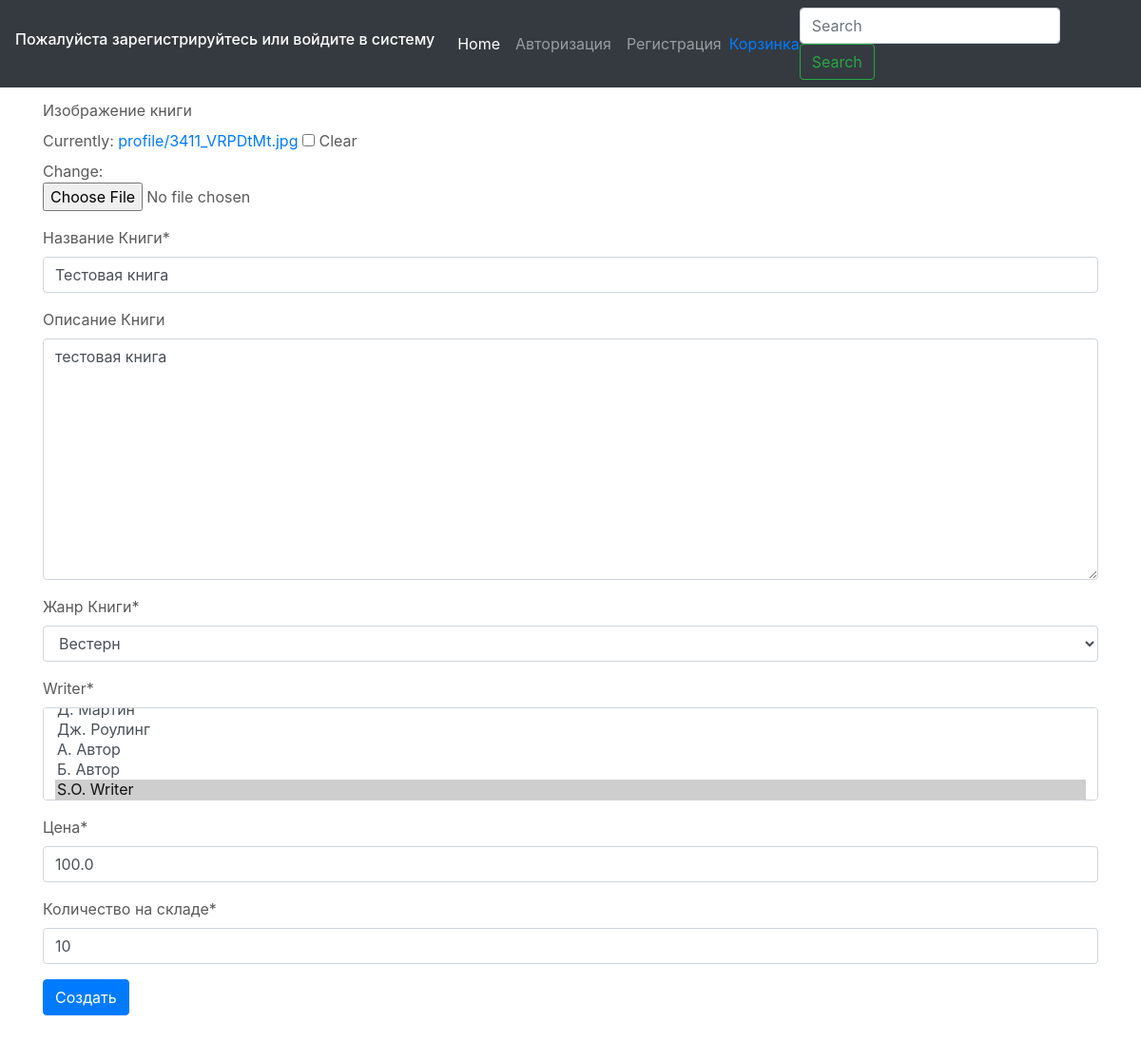
/18/updatebook/, run on an earlier commit of the app's database.
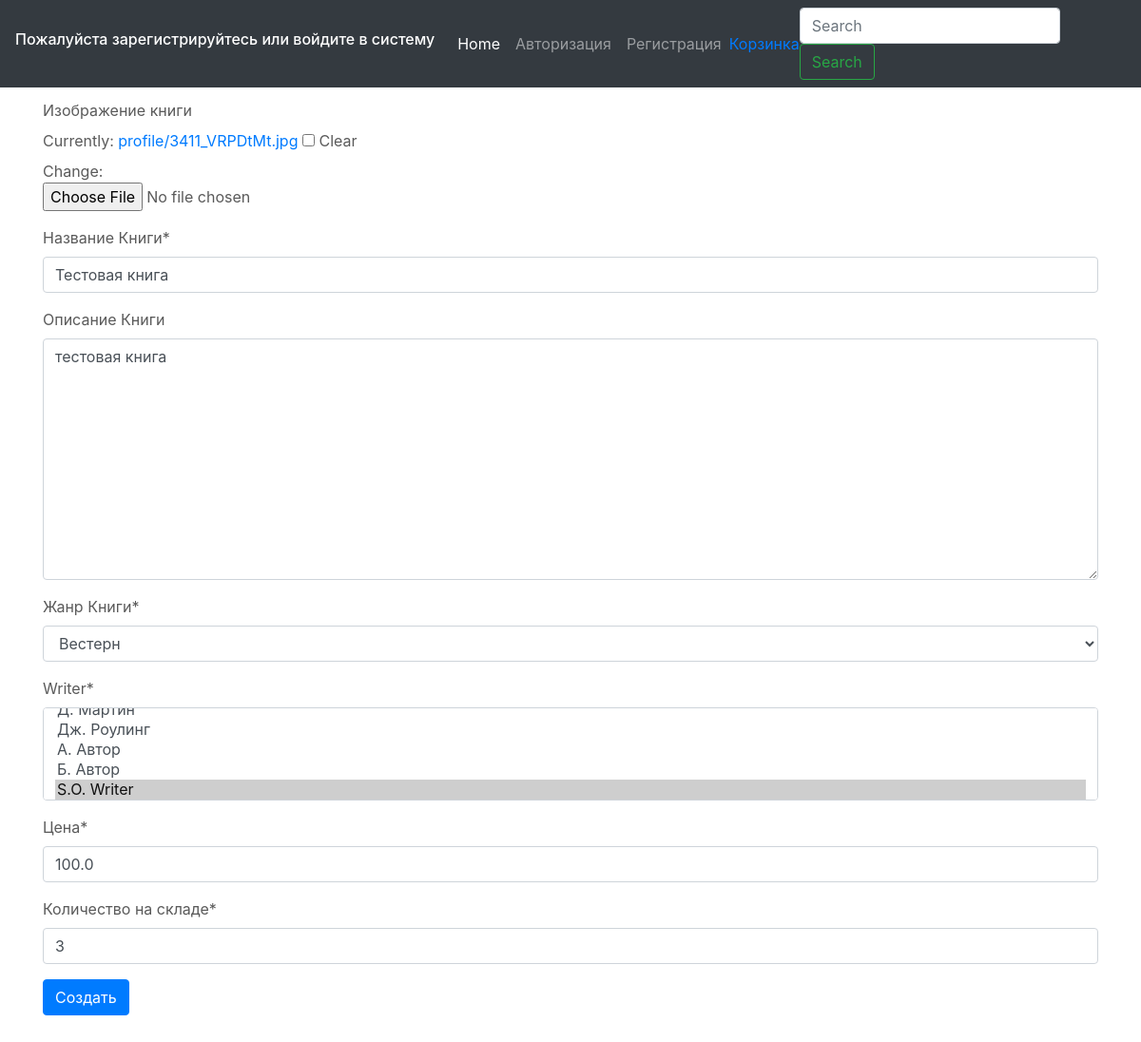
And on a later commit of the database.
### testapp/models.py (models this page shows, shortened)
class Book(models.Model):
    CATEGORY = (
        ('На складе', 'На складе'),
        ('Отсутствует на складе', 'Отсутствует на складе')
    )
    name = models.CharField(
        verbose_name='Название Книги', max_length=200
        )
    description = models.TextField(
        verbose_name='Описание Книги', null=True, blank=True
        )
    genre = models.ForeignKey(
        Genre, on_delete=models.PROTECT, verbose_name='Жанр Книги',
        )
    writer = models.ManyToManyField(
        Writer)
    created = models.DateField(
        verbose_name='Создано', auto_now=False, auto_now_add=True
        )
    updated = models.DateField(
        verbose_name='Изменено', auto_now=True, auto_now_add=False
        )
    book_image = models.ImageField(
        verbose_name='Изображение книги', upload_to='profile', null=True, blank=True
        )
    price = models.FloatField(verbose_name='Цена', null=True)
    category = models.CharField(verbose_name='Статус', null=True, max_length=25, choices=CATEGORY)
    quantity_in_stok = models.IntegerField(verbose_name='Количество на складе', max_length=3)

class Genre(models.Model):
    name = models.CharField(verbose_name='Название жанра', max_length=100)
    description = models.TextField(verbose_name='Описание жанра', null=True, blank=True)
    def __str__(self):
        return self.name

class Writer(models.Model):
    name = models.CharField(verbose_name='ФИО Автора', max_length=100)
    def __str__(self):
        return self.name

### testapp/views.py (the view, shortened to what this page needs)
# urls.py: path('<int:id>/updatebook/', UpdateBook.as_view(), name='updatebook'),
class UpdateBook(UpdateView):
    model = Book
    form_class = CreateBookForm
    queryset = Book.objects.all()
    template_name = 'testapp/createbook.html'
    success_url = '/listbook'
    def get_object(self):
        id_ = self.kwargs.get('id')
        return get_object_or_404(Book, id=id_)

### testapp/forms.py
class CreateBookForm(forms.ModelForm):
    class Meta:
        model = Book
        fields = ('book_image', 'name', 'description','genre', 'writer', 'price', 'quantity_in_stok')

### testapp/templates/testapp/createbook.html (shortened to what this page needs)
{% extends 'base.html' %}
{% load static %}
{% load crispy_forms_tags %}
{% block body %}
<div class="container">
<h1>Create Book</h1>
</div>
<div class="container">
<form action="" method="post" enctype="multipart/form-data" >
        {{ form|crispy }}
        <input type="submit" class="btn btn-primary" value="Создать">
</form>
</div>
{% endblock body %}

What changed in the data, as far as the page shows it:
changed Book "тестовая книга": quantity_in_stok "10" → "3"
